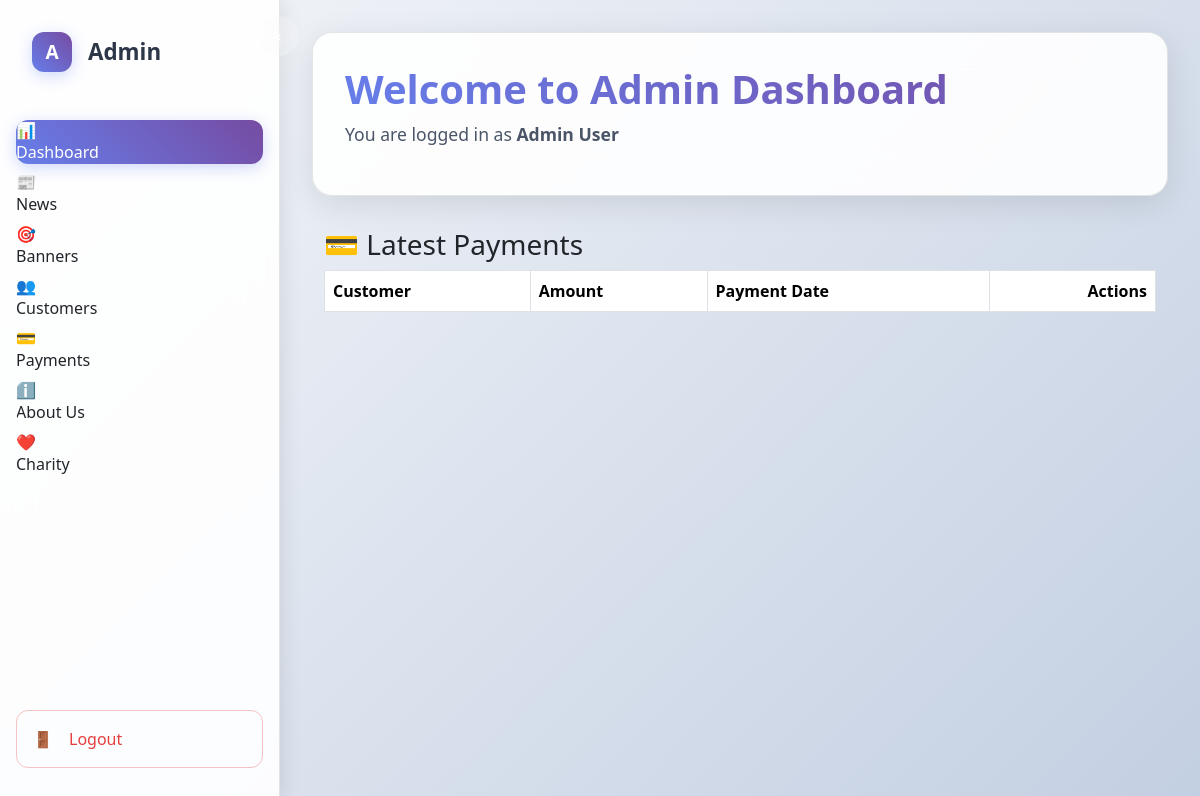
/payments/, run on an earlier commit of the app's database.
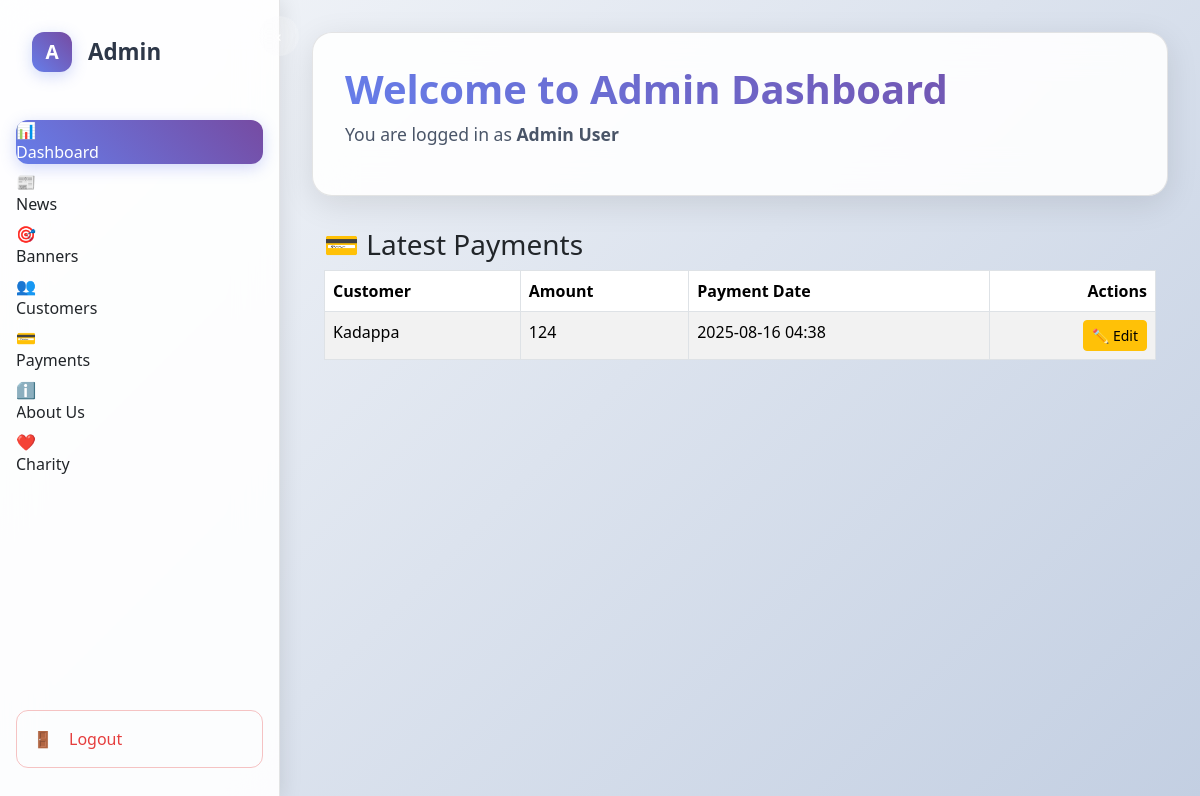
And on a later commit of the database.
### accounts/models.py (models this page shows, shortened)
class Payment(models.Model):
    customer = models.ForeignKey(Customer, on_delete=models.CASCADE, related_name="payments")
    payment_date = models.DateTimeField()
    amount = models.IntegerField()
    is_active= models.BooleanField(default=True)
    created_at = models.DateTimeField(auto_now_add=True)
    updated_at = models.DateTimeField(auto_now=True)

class Customer(models.Model):
    user = models.OneToOneField(User, related_name="customer_profile", on_delete=models.CASCADE, blank=True, null=True)
    CASTE_CHOICES = (
        ("Mudaliar", "Mudaliar"),
        ("Chetty", "Chetty"),
        ("Devanga", "Devanga"),
        ("Ezhavas_Thiyas", "Ezhavas & Thiyas"),
        ("Thandan", "Thandan"),
    )
    MARITAL_STATUS_CHOICES = (
        ("Single", "Single"),
        ("Divorced", "Divorced"),
    )
    STAR_CHOICES = (
        ("Aswathi", "Aswathi"),
        ("Bharani", "Bharani"),
        ("Karthika", "Karthika"),
        ("Rohini", "Rohini"),
        ("Makayiram", "Makayiram"),
        ("Thiruvathira", "Thiruvathira"),
        ("Punartham", "Punartham"),
        ("Pooyam", "Pooyam"),
        ("Aayilyam", "Aayilyam"),
        ("Makam", "Makam"),
        ("Pooram", "Pooram"),
        ("Uthram", "Uthram"),
        ("Atham", "Atham"),
        ("Chittira", "Chittira"),
        ("Chothi", "Chothi"),
        ("Vishakam", "Vishakam"),
        ("Anizham", "Anizham"),
        ("Thiruketta", "Thiruketta"),
        ("Moolam", "Moolam"),
        ("Pooradam", "Pooradam"),
        ("Uthradam", "Uthradam"),
        ("Thiruvonam", "Thiruvonam"),
        ("Avittam", "Avittam"),
        ("Chathayam", "Chathayam"),
        ("Pooruruttathi", "Pooruruttathi"),
        ("Uthrattathi", "Uthrattathi"),
        ("Revathi", "Revathi"),
    )
    father_name = models.CharField(max_length=256, blank=True, null=True)
    age = models.IntegerField(blank=True, null=True)
    gender = models.CharField(max_length=256, blank=True, null=True)
    contact_no = models.CharField(max_length=10, blank=True, null=True)
    description = models.CharField(max_length=256, blank=True, null=True)
    profile_image = models.ImageField(upload_to="profile_images/", null=True, blank=True)
    id_proof = models.CharField(max_length=256, blank=True, null=True)
    address = models.CharField(max_length=300, blank=True, null=True)
    star = models.CharField(max_length=50, choices=STAR_CHOICES, blank=True, null=True)
    married_sisters = models.CharField(max_length=250, blank=True, null=True)
    married_brothers = models.CharField(max_length=250, blank=True, null=True)
    no_sisters = models.CharField(max_length=250, blank=True, null=True)
    no_brothers = models.CharField(max_length=250, blank=True, null=True)
    mother_job = models.CharField(max_length=250, blank=True, null=True)
    father_job = models.CharField(max_length=250, blank=True, null=True)
    mother_name = models.CharField(max_length=250, blank=True, null=True)
    landline_no = models.IntegerField(blank=True, null=True)
    year = models.CharField(max_length=250, blank=True, null=True)
    school = models.CharField(max_length=250, blank=True, null=True)
    education = models.CharField(max_length=250, blank=True, null=True)
    income = models.CharField(max_length=250, blank=True, null=True)
    job_city = models.CharField(max_length=250, blank=True, null=True)
    job_department = models.CharField(max_length=250, blank=True, null=True)
    company = models.CharField(max_length=250, blank=True, null=True)
    job = models.CharField(max_length=250, blank=True, null=True)
    caste = models.CharField(max_length=250, choices=CASTE_CHOICES, blank=True, null=True)
    marital_status = models.CharField(max_length=50, choices=MARITAL_STATUS_CHOICES, blank=True, null=True)
    physical_condition = models.CharField(max_length=250, blank=True, null=True)
    weight = models.CharField(max_length=250, blank=True, null=True)
    complexion = models.CharField(max_length=250, blank=True, null=True)
    height = models.CharField(max_length=250, blank=True, null=True)
    time_birth = models.CharField(max_length=250, blank=True, null=True)
    place_birth = models.CharField(max_length=250, blank=True, null=True)
    dob = models.CharField(max_length=250, blank=True, null=True)
    district = models.CharField(max_length=250, blank=True, null=True)
    city = models.CharField(max_length=250, blank=True, null=True)
    post = models.CharField(max_length=250, blank=True, null=True)
    pin_code = models.CharField(max_length=250, blank=True, null=True)
    street = models.CharField(max_length=250, blank=True, null=True)
    house_name = models.CharField(max_length=250, blank=True, null=True)
    STATUS_CHOICES = (
        (0, "Pending"),
        (1, "Approved"),
    )
    status = models.IntegerField(choices=STATUS_CHOICES, default=0)
    is_active= models.BooleanField(default=True)
    created = models.DateTimeField(auto_now_add=True, blank=True, null=True)
    updated = models.DateTimeField(auto_now=True, blank=True, null=True)
    dosham = models.CharField(max_length=50, blank=True, null=True)

class User(AbstractUser):
    is_superadmin = models.BooleanField(default=False)
    is_customer = models.BooleanField(default=False)

### accounts/views.py (the view)
# urls.py: path("payments/", views.payments_list, name="payments_list"),
def payments_list(request):
    latest_dates = Payment.objects.filter(is_active=True).values("customer").annotate(
        latest_date=Max("payment_date")
    )
    latest_payments = Payment.objects.filter(
        is_active=True,
        payment_date__in=[item["latest_date"] for item in latest_dates]
    ).select_related("customer", "customer__user")
    return render(request, "super_admin/payments_list.html", {
        "payments": latest_payments
    })

### templates/super_admin/payments_list.html (shortened to what the changed rows need)
<!DOCTYPE html>
<html lang="en">
<head>
</head>
<body>
    <div class="dashboard-container">
<main class="main-content">
    <div class="header">
        <h1>Welcome to Admin Dashboard</h1>
    </div>
    <div class="container mt-4">
        <table id="paymentsTable" class="table table-striped table-bordered">
            <thead>
                <tr>
                    <th>Customer</th>
                    <th>Amount</th>
                    <th>Payment Date</th>
                    <th style="text-align: right;">Actions</th>
                </tr>
            </thead>
            <tbody>
                {% for payment in payments %}
                <tr>
                    <td>{{ payment.customer.user.first_name }} {{ payment.customer.user.last_name }}</td>
                    <td>{{ payment.amount }}</td>
                    <td>{{ payment.payment_date|date:"Y-m-d H:i" }}</td>
                    <td style="text-align: right;">
                        <button
                            type="button"
                            class="btn btn-sm btn-warning editPaymentBtn"
                            data-id="{{ payment.id }}"
                            data-amount="{{ payment.amount }}"
                            data-date="{{ payment.payment_date|date:'Y-m-d\TH:i' }}"
                            data-bs-toggle="modal"
                            data-bs-target="#editPaymentModal">
                            ✏️ Edit
                        </button>
                    </td>
                </tr>
                {% endfor %}
            </tbody>
        </table>
    </div>
</main>
<link href="https://cdn.jsdelivr.net/npm/bootstrap@5.3.3/dist/css/bootstrap.min.css" rel="stylesheet">
            <link rel="stylesheet" href="https://cdn.datatables.net/1.13.4/css/dataTables.bootstrap5.min.css">
</body>
</html>

What changed in the data, as far as the page shows it:
added Payment: customer.user.first_name "Kadappa", amount "124", payment_date "2025-08-16 04:38"
